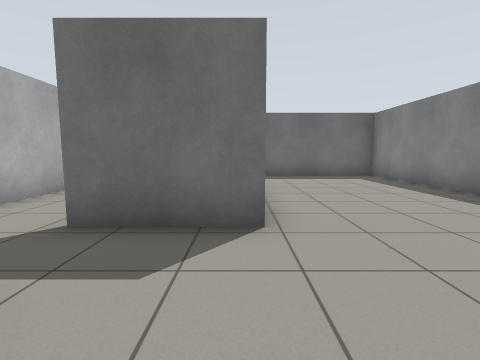
[1] (above)

12 first-person views from a walk through a robot-simulator world made for Gazebo. The camera is 0.94 m above the floor, tilts 6° down and sees 85° across. The floor is counted in squares, 1 m on a side. Each view is taken from the middle of a square. On the plan, view 1 faces up. The plan holds only what a view shows up to about 11 squares ahead; the rest is blank.

[2]
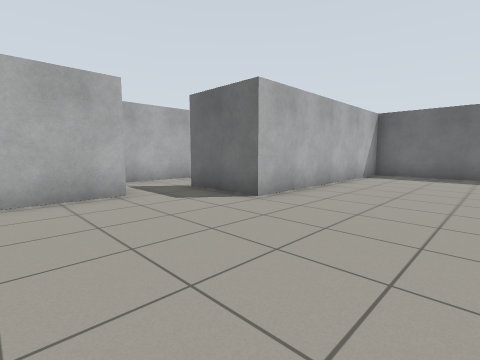

[3]
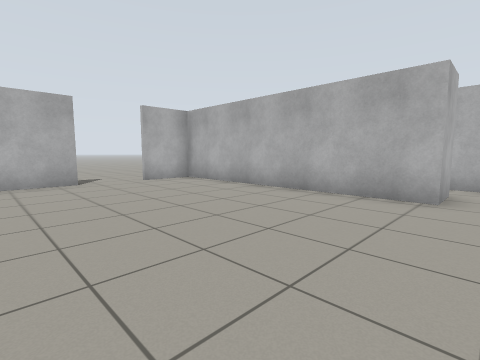

[4]
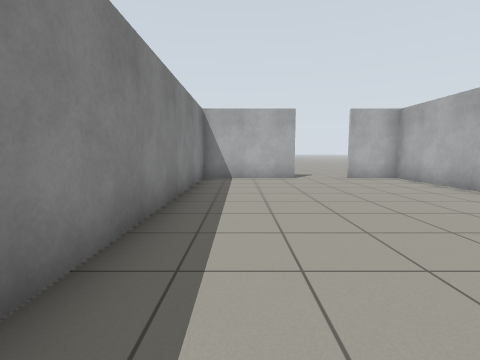

[5]
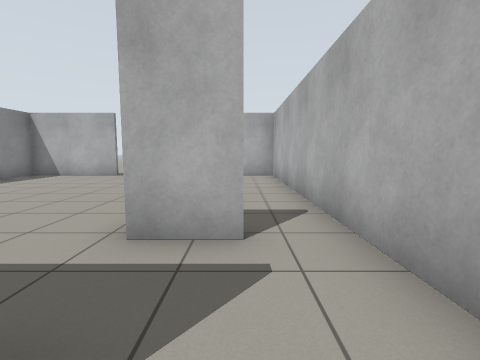

[6]
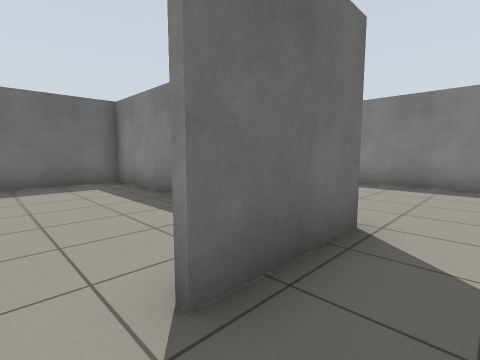

[7]
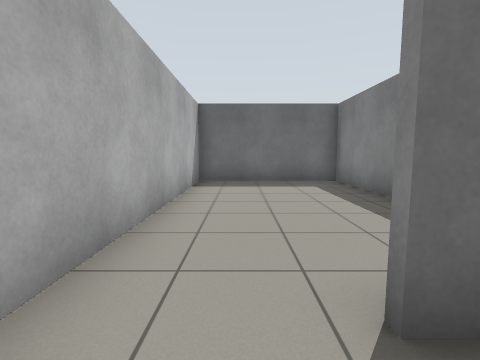

[8]
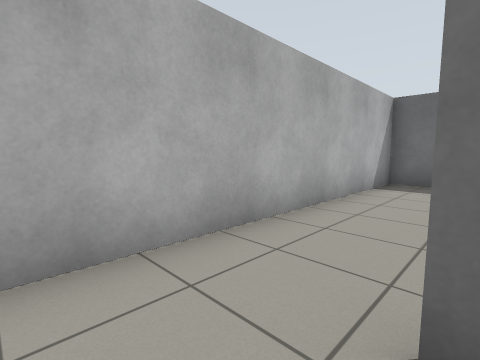

[9]
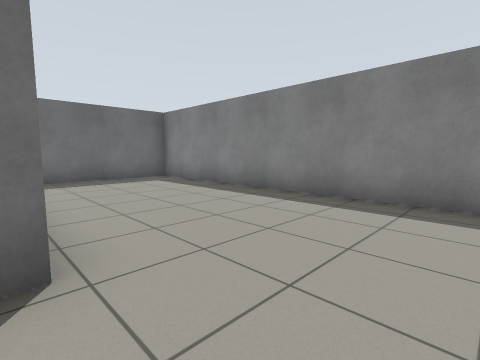

[10]
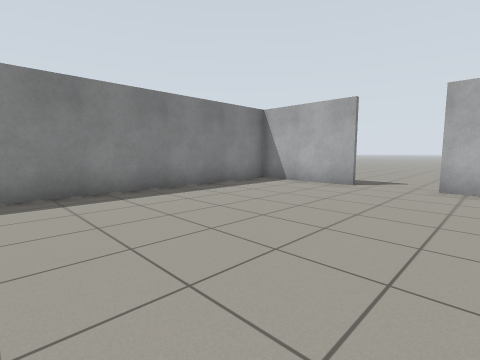

[11]
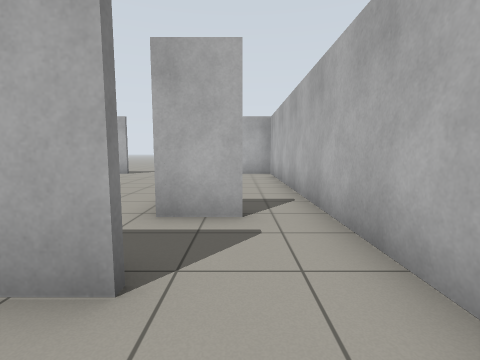

[12]
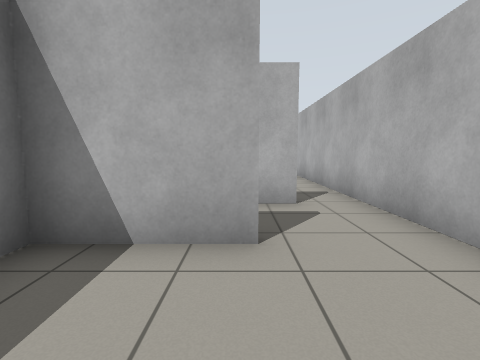

### Floor plan
Points are (right, up) in squares from view 1. A wall is a line through its corners. A room is listed if a view was taken in it or the views show most of it. See-through windows are left out.
Room 1 (views 1, 2, 3, 4, 9, 10)
walls: (-1.8, 1.3) (-1.8, -6.6); (1.9, -6.6) (5.3, -6.6) (5.3, 10.6) (0.1, 10.6); (-2, -6.6) (0, -6.6); (0.3, 10.6) (0.3, 3.2) (-2.2, 3.2)
ways out: opening at (-2, 2) to room 3; opening at (1, -7)
Room 2 (views 5, 11, 12)
walls: (0.2, 7.4) (0.2, 10.6); (-2.2, 3.4) (0.3, 3.4); (0.1, 10.6) (-4.4, 10.6) (-4.4, 3.6)
ways out: opening at (-3, 3) to room 3
Room 3 (views 6, 7, 8)
walls: (-3.1, 1.3) (-1.8, 1.3); (-4.4, 3.6) (-4.4, 0.9)
ways out: opening at (-2, 2) to room 1; opening at (-3, 3) to room 2; gap at (-3, 1) to room 4
Room 4 (no view inside)
walls: (-4.4, 0.9) (-4.4, -6.6) (-2, -6.6)
ways out: gap at (-3, 1) to room 3

Where each view was taken, in squares from view 1:
view 1: 0 up, 0 right, facing up
view 2: 1 down, 4 right, facing up-left
view 3: 2 up, 4 right, facing down-left
view 4: 3 up, 4 right, facing down
view 5: 4 up, 3 left, facing down
view 6: 2 up, 3 left, facing up-right
view 7: 2 up, 3 left, facing up
view 8: 2 up, 2 left, facing up-left
view 9: 1 up, 0 right, facing up-right
view 10: 1 up, 1 left, facing down-right
view 11: 5 up, 3 left, facing down
view 12: 6 up, 2 left, facing down
